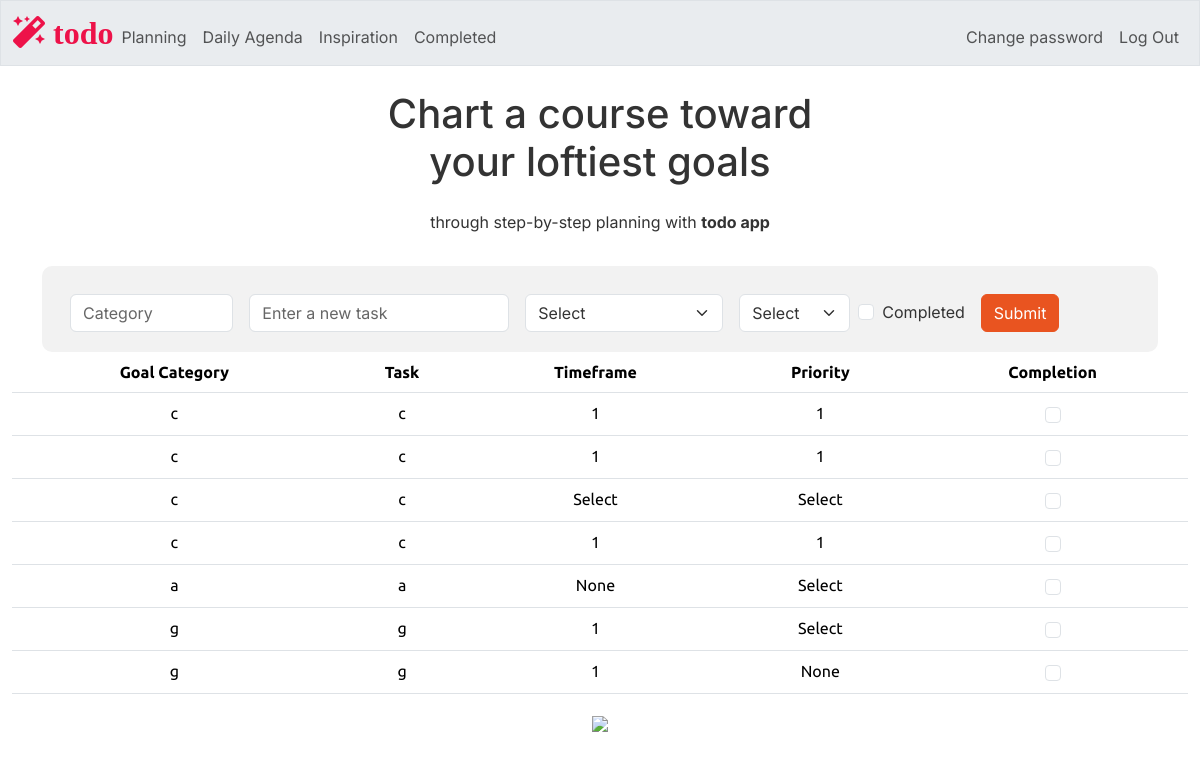
Before: / (signed in) with the older database file.
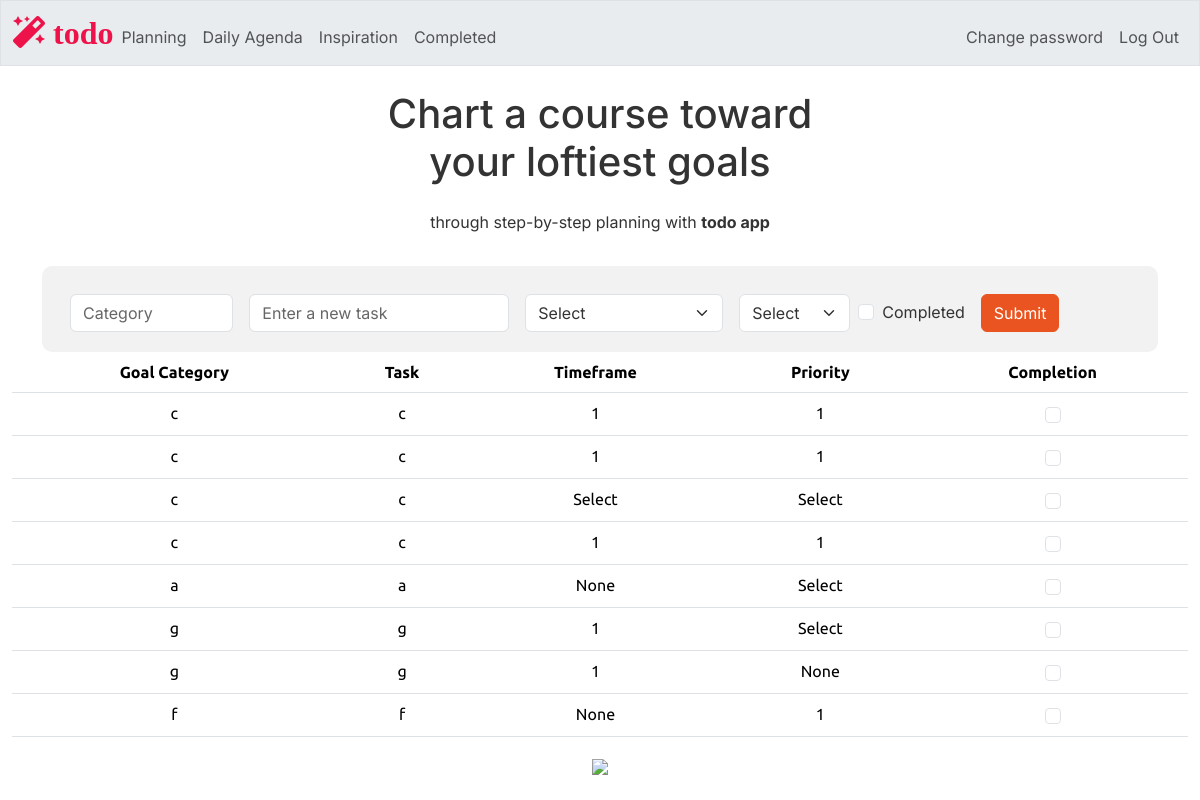
After: the same page with the newer database file.
### tables this page shows
CREATE TABLE tasks (
    id INTEGER PRIMARY KEY AUTOINCREMENT NOT NULL,
    users_id INTEGER NOT NULL,
    category TEXT NOT NULL,
    task TEXT NOT NULL,
    timeframe TEXT,
    priority TEXT,
    completion TEXT,
    FOREIGN KEY (users_id) REFERENCES users(id)
);

### app.py (the view)
@app.route("/")
@login_required
def index():
    users_id = session["user_id"]
    tasks = db.execute("SELECT category, task, timeframe, priority, completion FROM tasks WHERE users_id =?", users_id)
    return render_template("index.html", tasks=tasks)

### app.py (called while the page is built)
@app.after_request
def after_request(response):
    response.headers["Cache-Control"] = "no-cache, no-store, must-revalidate"
    response.headers["Expires"] = 0
    response.headers["Pragma"] = "no-cache"
    return response

### helpers.py (called while the page is built)
def login_required(f):
    @wraps(f)
    def decorated_function(*args, **kwargs):
        if session.get("user_id") is None:
            return redirect("/login")
        return f(*args, **kwargs)
    return decorated_function

### templates/index.html (shortened to what this page needs)
{% extends "layout.html" %}
{% block main %}
    <div class="container">
        <form method="POST" action="/add_task" class="row gx-3 gy-2 align-items-center mx-auto text-center"  style="background-color: #f2f2f2; padding: 20px; border-radius: 10px;">
            <div class="col-sm-2">
                <input type="text" class="form-control" id="category" name="category" placeholder="Category" required>
            </div>
            <div class="col-auto">
                <input type="text" class="form-control" id="task" name="task" placeholder="Enter a new task" required>
            </div>
            <div class="col-auto">
                <select class="form-select" id="timeframe" name="timeframe" required>
                    <option selected disabled>Select</option>
                </select>
            </div>
            <div class="col-auto">
                <select class="form-select" id="priority" name="priority" required>
                    <option selected disabled>Select</option>
                </select>
            </div>
            <div class="col-auto form-check">
                <input class="form-check-input" type="checkbox" id="completion" name="completion" value="yes">
                <label class="form-check-label" for="completion">
                Completed
                </label>
            </div>
            <div class="col-auto">
            <button type="submit" class="btn btn-primary">Submit</button>
            </div>
        </form>
    </div>
    <table class="table">
        <thead>
            <tr>
                <th> Goal Category</th>
                <th> Task </th>
                <th> Timeframe </th>
                <th> Priority </th>
                <th> Completion </th>
            </tr>
        </thead>
        <tbody>
            {% for task in tasks %}
                <tr>
                    <td>{{ task.category }}</td>
                    <td>{{ task.task }}</td>
                    <td>{{ task.timeframe }}</td>
                    <td>{{ task.priority }}</td>
                    <td>
                        <form method="POST" action="/task_is_done">
                            <div class="col-auto d-flex justify-content-center align-items-center form-check" >
                                <input class="form-check-input" type="checkbox" id="completion_{{ task.id }}" name="task_completion" {% if task.completion == "yes" %}checked{% endif %}>
                            </div>
                        </form>
                    </td>
                </tr>
            {% endfor %}
        </tbody>
    </table>
    <img src="/static/planning2.png" class="wide-image">
{% endblock %}

### templates/layout.html (shortened to what this page needs)
<!DOCTYPE html>
<html lang="en">
    <head>
        <link href="/static/bootstrap.min.css" rel="stylesheet">
        <link href="/static/styles.css" rel="stylesheet">
        <link rel="stylesheet" href="https://cdnjs.cloudflare.com/ajax/libs/font-awesome/5.15.3/css/all.min.css">
    </head>
    <body>
        <nav class="bg-light border navbar navbar-expand-md navbar-light">
            <div class="container-fluid">
                <a class="site-logo" href="/"><span>
                    <i class="fas fa-magic" style="color: #ed1249;"> todo</i></span></a>
                <div class="collapse navbar-collapse" id="navbar">
                    {% if session["user_id"] %}
                        <ul class="navbar-nav me-auto mt-2">
                            <li class="nav-item"><a class="nav-link" href="/">Planning</a></li>
                            <li class="nav-item"><a class="nav-link" href="/goals">Daily Agenda</a></li>
                            <li class="nav-item"><a class="nav-link" href="/affirmations">Inspiration</a></li>
                            <li class="nav-item"><a class="nav-link" href="/completed">Completed</a></li>
                        </ul>
                        <ul class="navbar-nav ms-auto mt-2">
                            <li class="nav-item"><a class="nav-link" href="/password_change">Change password</a></li>
                            <li class="nav-item"><a class="nav-link" href="/logout">Log Out</a></li>
                        </ul>
                    {% else %}
                        <ul class="navbar-nav ms-auto mt-2">
                            <li class="nav-item"><a class="nav-link" href="/register">Register</a></li>
                            <li class="nav-item"><a class="nav-link" href="/login">Log In</a></li>
                        </ul>
                    {% endif %}
                </div>
            </div>
        </nav>
        <div class="container-fluid text-center mt-4">
            <h1 class="mb-4"> Chart a course toward <br>
                your loftiest goals </h1>
            <p>through step-by-step planning with <b>todo app</b> </p>
        </div>
        <main class="container-fluid py-4 text-center">
            {% block main %}{% endblock %}
        </main>
    </body>
</html>

### static/styles.css (style rules this page uses)
nav .site-logo { font-size: xx-large; text-decoration: none; }
p, span, div, h1, button { font-family: 'Inter', sans-serif; }
body { background-color: # f6f5f4; }

Changed rows visible on the page:
added tasks: category "f", task "f", timeframe "None", priority "1"
